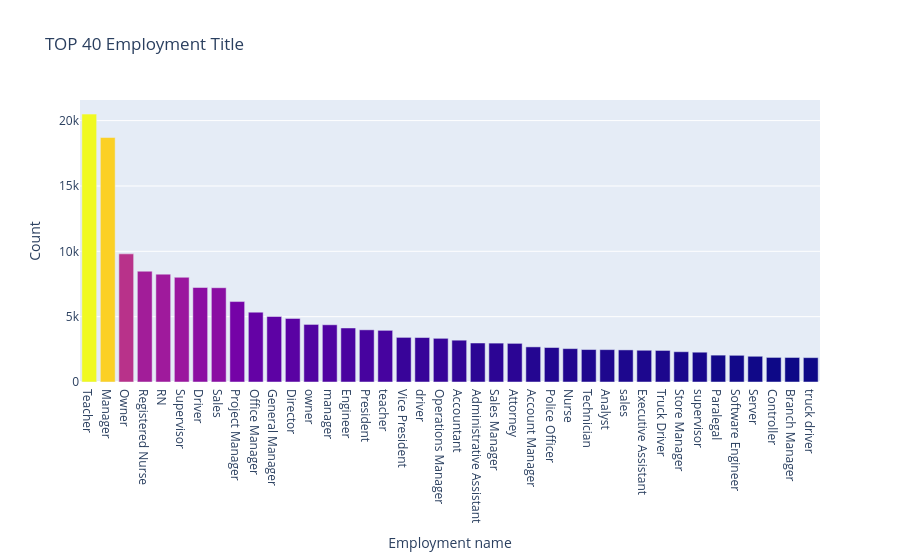

Notebook code for this chart:
### Code cell
#First plot
trace0 = go.Bar(
    x = df_loan.emp_title.value_counts()[:40].index.values,
    y = df_loan.emp_title.value_counts()[:40].values,
    marker=dict(
        color=df_loan.emp_title.value_counts()[:40].values
    ),
)

data = [trace0]

layout = go.Layout(
    yaxis=dict(
        title='Count'
    ),
    xaxis=dict(
        title='Employment name'
    ),
    title='TOP 40 Employment Title'
)

fig = go.Figure(data=data, layout=layout)

py.iplot(fig, filename='emp-title-bar')

### Figure 1 — Plotly figure (JSON) as saved in the notebook; plotly's stock layout.template omitted (floating-point values rounded to 4 significant figures)
{"data": [{"marker": {"color": [20499, 18706, 9805, 8477, 8253, 8012, 7230, 7213, 6154, 5345, 5013, 4861, 4405, 4378, 4134, 3993, 3954, 3414, 3403, 3342, 3200, 2984, 2976, 2957, 2687, 2639, 2555, 2484, 2477, 2456, 2429, 2415, 2317, 2280, 2056, 2042, 1969, 1881, 1877, 1865]}, "type": "bar", "x": ["Teacher", "Manager", "Owner", "Registered Nurse", "RN", "Supervisor", "Driver", "Sales", "Project Manager", "Office Manager", "General Manager", "Director", "owner", "manager", "Engineer", "President", "teacher", "Vice President", "driver", "Operations Manager", "Accountant", "Administrative Assistant", "Sales Manager", "Attorney", "Account Manager", "Police Officer", "Nurse", "Technician", "Analyst", "sales", "Executive Assistant", "Truck Driver", "Store Manager", "supervisor", "Paralegal", "Software Engineer", "Server", "Controller", "Branch Manager", "truck driver"], "y": [20499, 18706, 9805, 8477, 8253, 8012, 7230, 7213, 6154, 5345, 5013, 4861, 4405, 4378, 4134, 3993, 3954, 3414, 3403, 3342, 3200, 2984, 2976, 2957, 2687, 2639, 2555, 2484, 2477, 2456, 2429, 2415, 2317, 2280, 2056, 2042, 1969, 1881, 1877, 1865]}], "layout": {"title": {"text": "TOP 40 Employment Title"}, "xaxis": {"title": {"text": "Employment name"}}, "yaxis": {"title": {"text": "Count"}}}}
